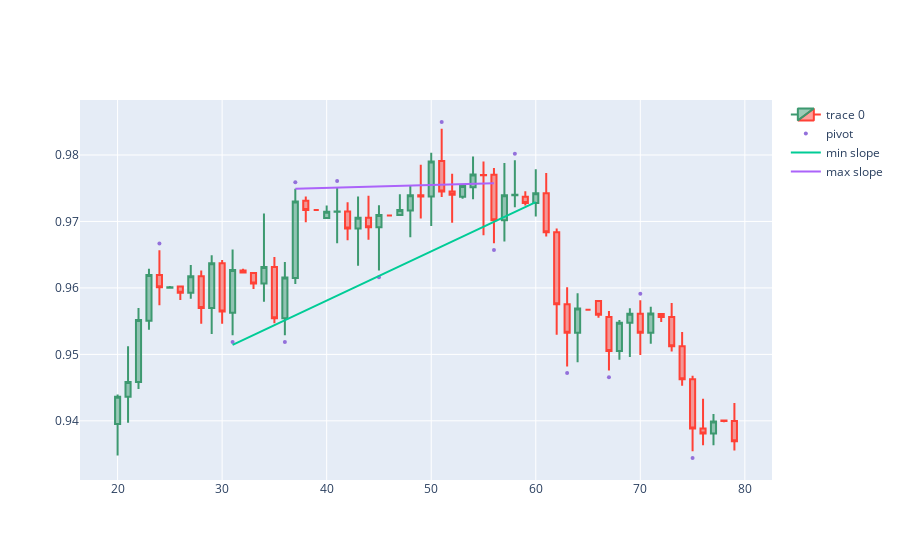

Write notebook code for a chart like this one.
### Code cell
import numpy as np
from matplotlib import pyplot
from scipy.stats import linregress

backcandles = 20

candleid = 50

maxim = np.array([])
minim = np.array([])
xxmin = np.array([])
xxmax = np.array([])

for i in range(candleid-backcandles, candleid+1):
    if df.iloc[i].pivot == 1:
        minim = np.append(minim, df.iloc[i].low)
        xxmin = np.append(xxmin, i) #could be i instead df.iloc[i].name
    if df.iloc[i].pivot == 2:
        maxim = np.append(maxim, df.iloc[i].high)
        xxmax = np.append(xxmax, i) # df.iloc[i].name
        
#slmin, intercmin = np.polyfit(xxmin, minim,1) #numpy
#slmax, intercmax = np.polyfit(xxmax, maxim,1)

slmin, intercmin, rmin, pmin, semin = linregress(xxmin, minim)
slmax, intercmax, rmax, pmax, semax = linregress(xxmax, maxim)

print(rmin, rmax)

dfpl = df[candleid-backcandles-10:candleid+backcandles+10]

fig = go.Figure(data=[go.Candlestick(x=dfpl.index,
                open=dfpl['open'],
                high=dfpl['high'],
                low=dfpl['low'],
                close=dfpl['close'])])

fig.add_scatter(x=dfpl.index, y=dfpl['pointpos'], mode="markers",
                marker=dict(size=4, color="MediumPurple"),
                name="pivot")

#-------------------------------------------------------------------------
# Fitting intercepts to meet highest or lowest candle point in time slice
#adjintercmin = df.low.loc[candleid-backcandles:candleid].min() - slmin*df.low.iloc[candleid-backcandles:candleid].idxmin()
#adjintercmax = df.high.loc[candleid-backcandles:candleid].max() - slmax*df.high.iloc[candleid-backcandles:candleid].idxmax()

xxmin = np.append(xxmin, xxmin[-1]+15)
xxmax = np.append(xxmax, xxmax[-1]+15)
#fig.add_trace(go.Scatter(x=xxmin, y=slmin*xxmin + adjintercmin, mode='lines', name='min slope'))
#fig.add_trace(go.Scatter(x=xxmax, y=slmax*xxmax + adjintercmax, mode='lines', name='max slope'))

fig.add_trace(go.Scatter(x=xxmin, y=slmin*xxmin + intercmin, mode='lines', name='min slope'))
fig.add_trace(go.Scatter(x=xxmax, y=slmax*xxmax + intercmax, mode='lines', name='max slope'))
fig.update_layout(xaxis_rangeslider_visible=False)
fig.show()

### Figure 1 — Plotly figure (JSON) as saved in the notebook; plotly's stock layout.template omitted (floating-point values rounded to 4 significant figures)
{"data": [{"close": [0.9436, 0.9458, 0.9552, 0.962, 0.9601, 0.9601, 0.9593, 0.9618, 0.957, 0.9637, 0.9564, 0.9627, 0.9623, 0.9607, 0.9632, 0.9554, 0.9616, 0.973, 0.9717, 0.9717, 0.9714, 0.9715, 0.9689, 0.9705, 0.9691, 0.971, 0.9709, 0.9717, 0.9739, 0.9738, 0.979, 0.9745, 0.974, 0.9753, 0.9771, 0.9769, 0.9702, 0.9739, 0.974, 0.9728, 0.9742, 0.9684, 0.9575, 0.9532, 0.9569, 0.9567, 0.956, 0.9505, 0.9547, 0.9561, 0.9532, 0.9562, 0.9556, 0.9512, 0.9463, 0.9388, 0.9381, 0.9399, 0.94, 0.9369], "high": [0.944, 0.9512, 0.957, 0.9629, 0.9657, 0.9603, 0.9602, 0.9634, 0.9626, 0.9649, 0.9642, 0.9658, 0.9629, 0.9622, 0.9712, 0.9647, 0.9639, 0.9749, 0.9738, 0.9717, 0.9724, 0.9751, 0.9729, 0.9738, 0.9738, 0.9724, 0.9709, 0.9741, 0.9754, 0.9785, 0.9803, 0.984, 0.9772, 0.9754, 0.9798, 0.979, 0.978, 0.9788, 0.9792, 0.9746, 0.9779, 0.9773, 0.9689, 0.9601, 0.9592, 0.9567, 0.958, 0.9565, 0.9552, 0.9569, 0.9581, 0.9572, 0.9562, 0.9577, 0.9534, 0.9468, 0.9433, 0.941, 0.9402, 0.9427], "low": [0.9348, 0.9397, 0.9448, 0.9537, 0.9574, 0.9599, 0.9582, 0.9584, 0.9546, 0.9531, 0.9546, 0.9529, 0.9623, 0.9598, 0.9579, 0.9547, 0.9529, 0.9606, 0.9699, 0.9717, 0.9705, 0.9667, 0.9672, 0.9633, 0.9673, 0.9626, 0.9709, 0.971, 0.9676, 0.9705, 0.9693, 0.9737, 0.9698, 0.9734, 0.9733, 0.9679, 0.9667, 0.967, 0.9721, 0.9724, 0.9707, 0.9677, 0.953, 0.9482, 0.9488, 0.9567, 0.9555, 0.9476, 0.9492, 0.9496, 0.9499, 0.9516, 0.9549, 0.9504, 0.9453, 0.9354, 0.9363, 0.9363, 0.9398, 0.9355], "open": [0.9395, 0.9436, 0.9458, 0.9551, 0.962, 0.96, 0.9602, 0.9593, 0.9618, 0.957, 0.9637, 0.9563, 0.9626, 0.9622, 0.9607, 0.9632, 0.9554, 0.9615, 0.9731, 0.9717, 0.9705, 0.9714, 0.9715, 0.9689, 0.9705, 0.9691, 0.9709, 0.971, 0.9716, 0.9739, 0.9738, 0.9791, 0.9745, 0.9737, 0.9751, 0.977, 0.977, 0.9702, 0.9739, 0.9737, 0.9728, 0.9742, 0.9684, 0.9575, 0.9532, 0.9567, 0.958, 0.9556, 0.9505, 0.9547, 0.9561, 0.9532, 0.9561, 0.9556, 0.9512, 0.9463, 0.9388, 0.9381, 0.9401, 0.94], "type": "candlestick", "x": [20, 21, 22, 23, 24, 25, 26, 27, 28, 29, 30, 31, 32, 33, 34, 35, 36, 37, 38, 39, 40, 41, 42, 43, 44, 45, 46, 47, 48, 49, 50, 51, 52, 53, 54, 55, 56, 57, 58, 59, 60, 61, 62, 63, 64, 65, 66, 67, 68, 69, 70, 71, 72, 73, 74, 75, 76, 77, 78, 79]}, {"marker": {"color": "MediumPurple", "size": 4}, "mode": "markers", "name": "pivot", "type": "scatter", "x": [20, 21, 22, 23, 24, 25, 26, 27, 28, 29, 30, 31, 32, 33, 34, 35, 36, 37, 38, 39, 40, 41, 42, 43, 44, 45, 46, 47, 48, 49, 50, 51, 52, 53, 54, 55, 56, 57, 58, 59, 60, 61, 62, 63, 64, 65, 66, 67, 68, 69, 70, 71, 72, 73, 74, 75, 76, 77, 78, 79], "y": [null, null, null, null, 0.9667, null, null, null, null, null, null, 0.9519, null, null, null, null, 0.9519, 0.9759, null, null, null, 0.9761, null, null, null, 0.9616, null, null, null, null, null, 0.985, null, null, null, null, 0.9657, null, 0.9802, null, null, null, null, 0.9472, null, null, null, 0.9466, null, null, 0.9591, null, null, null, null, 0.9344, null, null, null, null]}, {"mode": "lines", "name": "min slope", "type": "scatter", "x": [31, 36, 45, 60], "y": [0.9514, 0.9551, 0.9618, 0.9729]}, {"mode": "lines", "name": "max slope", "type": "scatter", "x": [37, 41, 56], "y": [0.9749, 0.9751, 0.9758]}], "layout": {"xaxis": {"rangeslider": {"visible": false}}}}
